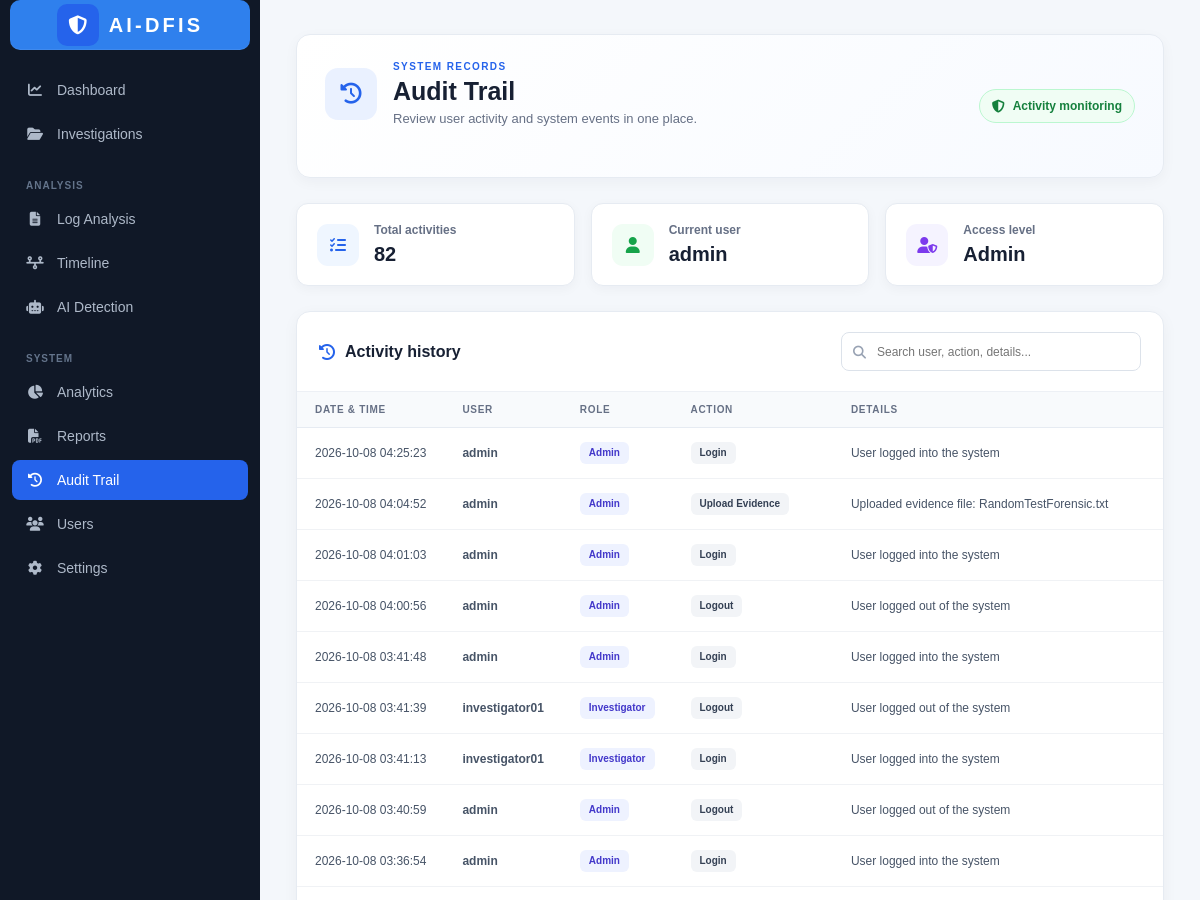
The app's page /audit-trail (signed in, upper part), older data.
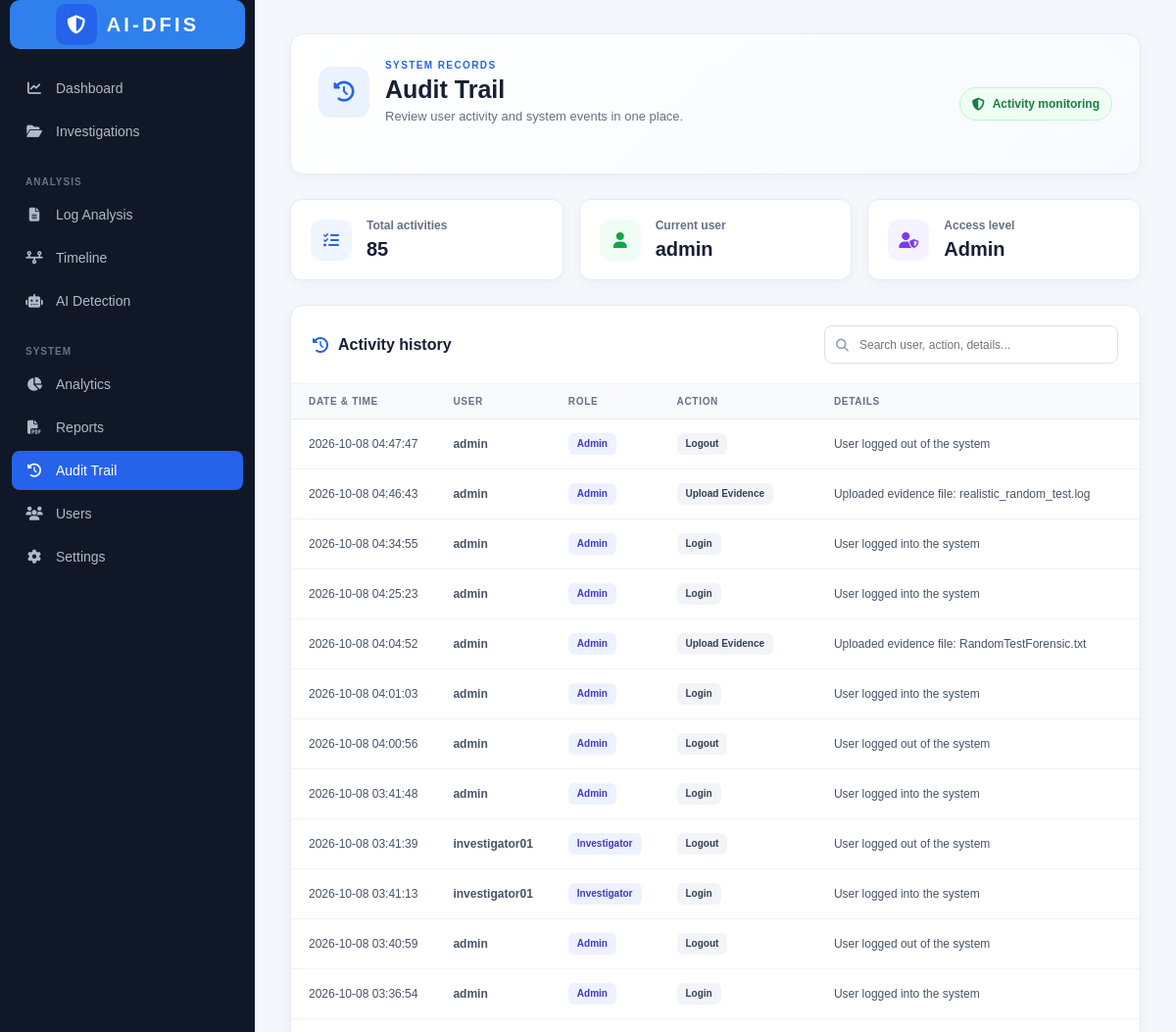
The same page, newer data.
### tables this page shows
CREATE TABLE audit_logs (
            id INTEGER PRIMARY KEY AUTOINCREMENT,
            user_id INTEGER,
            username TEXT,
            role TEXT,
            action TEXT NOT NULL,
            details TEXT,
            timestamp TEXT NOT NULL,
            FOREIGN KEY (user_id) REFERENCES users(id)
        );

### app.py (the view, shortened to what this page needs)
@app.route("/audit-trail")
def audit_trail():
    conn = get_db_connection()
    if session.get("role") == "Admin":
        logs = conn.execute("""

            SELECT id, username, role, action, details, timestamp

            FROM audit_logs

            ORDER BY id DESC

        """).fetchall()
    conn.close()
    return render_template(
        "audit_trail.html",
        logs=logs
    )

### app.py (called while the page is built)
def get_db_connection():
    conn = sqlite3.connect(DATABASE)
    conn.row_factory = sqlite3.Row
    return conn

def login_required():
    return "user_id" in session

@app.before_request
def require_login():
    if request.endpoint in ["login", "static"]:
        return None
    if not login_required():
        return redirect(url_for("login"))
    return None

### templates/audit_trail.html (shortened to what the changed rows need)
<!DOCTYPE html>
<html lang="en">
<head>
    <link rel="stylesheet"
          href="https://cdnjs.cloudflare.com/ajax/libs/font-awesome/6.5.2/css/all.min.css">
    <link rel="stylesheet"
          href="{{ url_for('static', filename='css/style.css') }}">
</head>
<body>
<div class="dashboard-container">
    <aside class="sidebar">
        <div class="logo">
            <div>
                <h2 class="brand-wordmark">AI-DFIS</h2>
            </div>
        </div>
    </aside>
    <main class="main-content audit-content">
        <div class="page-header">
        <div class="page-heading">
            <div>
                <h1>Audit Trail</h1>
            </div>
        </div>
    </div>
        <div class="audit-summary">
            <div class="summary-card">
                <div class="summary-copy">
                    <span>Total activities</span>
                    <strong>{{ logs|length }}</strong>
                </div>
            </div>
        </div>
        <div class="audit-container">
            <div class="audit-container-header">
                <h2>
                    <i class="fa-solid fa-clock-rotate-left"></i>
                    Activity history
                </h2>
            </div>
            {% if logs %}
            <div class="audit-table-wrap">
            <table class="audit-table" id="audit-table">
                <thead>
                    <tr>
                        <th scope="col">Date &amp; time</th>
                        <th scope="col">User</th>
                        <th scope="col">Role</th>
                        <th scope="col">Action</th>
                        <th scope="col">Details</th>
                    </tr>
                </thead>
                <tbody>
                    {% for log in logs %}
                    <tr>
                        <td class="audit-time">
                            {{ log["timestamp"] }}
                        </td>
                        <td class="audit-user">
                            <strong>
                                {{ log["username"] }}
                            </strong>
                        </td>
                        <td>
                            <span class="role-badge">
                                {{ log["role"] }}
                            </span>
                        </td>
                        <td>
                            <span class="action-badge">
                                {{ log["action"] }}
                            </span>
                        </td>
                        <td class="audit-details">
                            {{ log["details"] or "-" }}
                        </td>
                    </tr>
                    {% endfor %}
                </tbody>
            </table>
            </div>
            {% endif %}
        </div>
    </main>
</div>
</body>
</html>

Row changes from the older to the newer data that the page shows:
added audit_logs: timestamp "2026-10-08 04:47:47", username "admin", role "Admin", action "Logout", details "User logged out of the system"
added audit_logs: timestamp "2026-10-08 04:46:43", username "admin", role "Admin", action "Upload Evidence", details "Uploaded evidence file: realistic_random_test.log"
added audit_logs: timestamp "2026-10-08 04:34:55", username "admin", role "Admin", action "Login", details "User logged into the system"
Text that changed along with them:
{{ logs|length }}: "82" → "85"
